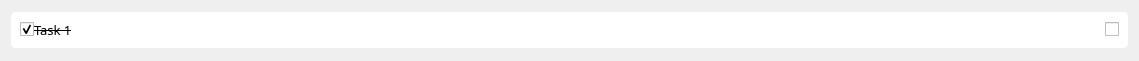
<?xml version="1.0" encoding="UTF-8"?>
<ui version="4.0">
 <class>Form</class>
 <widget class="QWidget" name="Form">
  <property name="geometry">
   <rect>
    <x>0</x>
    <y>0</y>
    <width>1139</width>
    <height>61</height>
   </rect>
  </property>
  <property name="sizePolicy">
   <sizepolicy hsizetype="Fixed" vsizetype="Fixed">
    <horstretch>0</horstretch>
    <verstretch>0</verstretch>
   </sizepolicy>
  </property>
  <property name="windowTitle">
   <string>Form</string>
  </property>
  <layout class="QVBoxLayout" name="verticalLayout">
   <item>
    <widget class="QFrame" name="task_frame_15">
     <property name="sizePolicy">
      <sizepolicy hsizetype="Preferred" vsizetype="Fixed">
       <horstretch>0</horstretch>
       <verstretch>0</verstretch>
      </sizepolicy>
     </property>
     <property name="styleSheet">
      <string notr="true">QFrame {
     /* Solid black border */
    border-radius: 5px;      /* Rounded corners */
	background-color: white
}</string>
     </property>
     <property name="frameShape">
      <enum>QFrame::StyledPanel</enum>
     </property>
     <property name="frameShadow">
      <enum>QFrame::Raised</enum>
     </property>
     <layout class="QHBoxLayout" name="horizontalLayout_58">
      <property name="bottomMargin">
       <number>9</number>
      </property>
      <item alignment="Qt::AlignLeft">
       <widget class="QFrame" name="task_name_frame_8">
        <property name="frameShape">
         <enum>QFrame::StyledPanel</enum>
        </property>
        <property name="frameShadow">
         <enum>QFrame::Raised</enum>
        </property>
        <layout class="QHBoxLayout" name="horizontalLayout_59">
         <property name="spacing">
          <number>0</number>
         </property>
         <property name="leftMargin">
          <number>0</number>
         </property>
         <property name="topMargin">
          <number>0</number>
         </property>
         <property name="rightMargin">
          <number>0</number>
         </property>
         <property name="bottomMargin">
          <number>0</number>
         </property>
         <item>
          <widget class="QCheckBox" name="done_check_9">
           <property name="sizePolicy">
            <sizepolicy hsizetype="Preferred" vsizetype="Fixed">
             <horstretch>0</horstretch>
             <verstretch>0</verstretch>
            </sizepolicy>
           </property>
           <property name="styleSheet">
            <string notr="true">QCheckBox::indicator::unchecked { image: url(:/icon/icons/circle.png); height: 20px; width: 20px}

QCheckBox::indicator::checked { image: url(:/icon/icons/check_fill.png); height: 20px; width: 20px}</string>
           </property>
           <property name="text">
            <string/>
           </property>
           <property name="checked">
            <bool>true</bool>
           </property>
          </widget>
         </item>
         <item>
          <widget class="QLabel" name="task_name_8">
           <property name="font">
            <font>
             <family>Microsoft JhengHei</family>
             <pointsize>10</pointsize>
             <strikeout>true</strikeout>
            </font>
           </property>
           <property name="text">
            <string>Task 1</string>
           </property>
          </widget>
         </item>
        </layout>
       </widget>
      </item>
      <item alignment="Qt::AlignRight">
       <widget class="QFrame" name="important_frame_8">
        <property name="frameShape">
         <enum>QFrame::StyledPanel</enum>
        </property>
        <property name="frameShadow">
         <enum>QFrame::Raised</enum>
        </property>
        <layout class="QHBoxLayout" name="horizontalLayout_60">
         <property name="spacing">
          <number>0</number>
         </property>
         <property name="leftMargin">
          <number>0</number>
         </property>
         <property name="topMargin">
          <number>0</number>
         </property>
         <property name="rightMargin">
          <number>0</number>
         </property>
         <property name="bottomMargin">
          <number>0</number>
         </property>
         <item>
          <widget class="QCheckBox" name="important_check_12">
           <property name="sizePolicy">
            <sizepolicy hsizetype="Fixed" vsizetype="Fixed">
             <horstretch>0</horstretch>
             <verstretch>0</verstretch>
            </sizepolicy>
           </property>
           <property name="font">
            <font>
             <pointsize>9</pointsize>
            </font>
           </property>
           <property name="autoFillBackground">
            <bool>false</bool>
           </property>
           <property name="styleSheet">
            <string notr="true">QCheckBox::indicator::unchecked { image: url(:/icon/icons/star.png); height: 25px; width: 25px}

QCheckBox::indicator::checked { image: url(:/icon/icons/star_fill.png); height: 25px; width: 25px}</string>
           </property>
           <property name="text">
            <string/>
           </property>
           <property name="iconSize">
            <size>
             <width>16</width>
             <height>16</height>
            </size>
           </property>
           <property name="checked">
            <bool>false</bool>
           </property>
           <property name="tristate">
            <bool>false</bool>
           </property>
          </widget>
         </item>
        </layout>
       </widget>
      </item>
     </layout>
    </widget>
   </item>
  </layout>
 </widget>
 <resources>
  <include location="../resources/icon.qrc"/>
 </resources>
 <connections/>
</ui>
